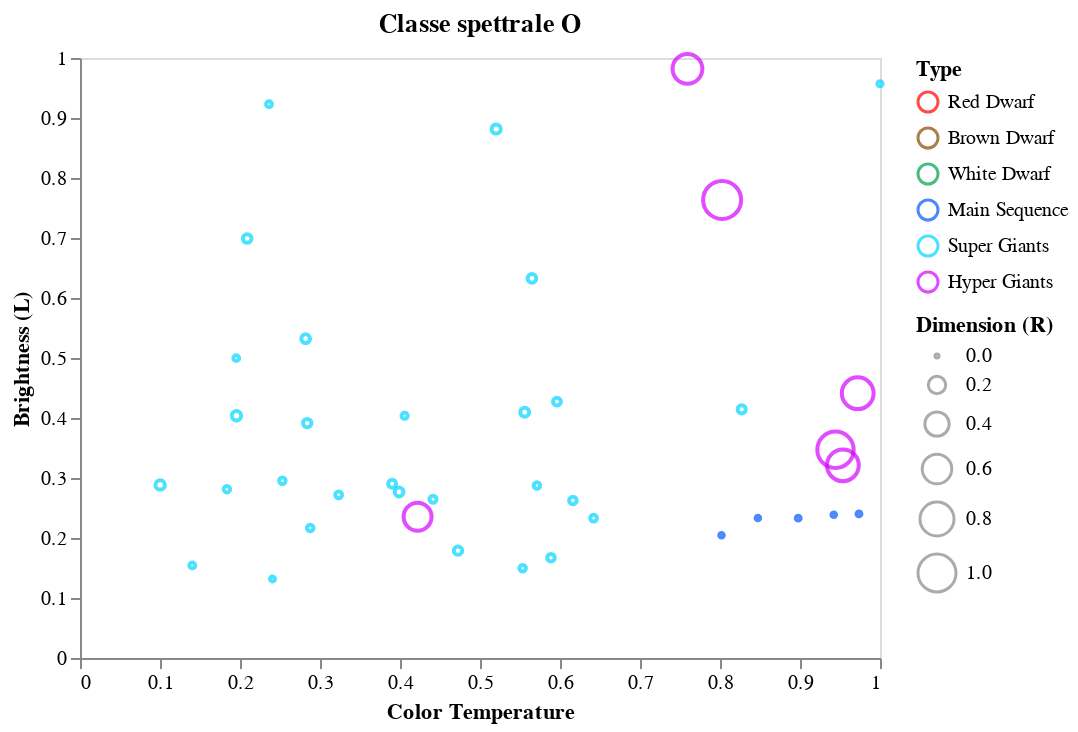

Source (notebook cell):
### Code cell
data = dataset[dataset['Spectral_Class'] == 'O']

dom = ['Red Dwarf', 'Brown Dwarf', 'White Dwarf', 'Main Sequence', 'Super Giants', 'Hyper Giants']
rng = ['#fc0000', '#874701', '#029c49', '#0055ff', '#00d5ff', '#d400ff']

alt.Chart(data, title = "Classe spettrale O").mark_point().encode( 
    
    x = alt.X('Temperature',
         scale = alt.Scale(domain = (min(dataset.Temperature), max(dataset.Temperature))),
         axis = alt.Axis(format='K', title='Color Temperature', grid = False)
         ),
    
    y = alt.Y('L',
         scale = alt.Scale(domain = (min(dataset.L), max(dataset.L))),
         axis = alt.Axis(format='K', title='Brightness (L)', grid = False)
         ),
    
    size = alt.Size('R', 
                    scale = alt.Scale(domain = [0, 1]), 
                    legend = alt.Legend(title = 'Dimension (R)')
                   ),
    
    color = alt.Color('Type', scale=alt.Scale(domain=dom, range=rng)
                     )
    
)

### Figure 1 — Vega-Lite specification as saved in the notebook (floating-point values rounded to 4 significant figures)
{"config": {"view": {"continuousWidth": 400, "continuousHeight": 300}}, "data": {"name": "data-7e414a69e300ed81245f565c8c9fa314"}, "mark": "point", "encoding": {"color": {"type": "nominal", "field": "Type", "scale": {"domain": ["Red Dwarf", "Brown Dwarf", "White Dwarf", "Main Sequence", "Super Giants", "Hyper Giants"], "range": ["#fc0000", "#874701", "#029c49", "#0055ff", "#00d5ff", "#d400ff"]}}, "size": {"type": "quantitative", "field": "R", "legend": {"title": "Dimension (R)"}, "scale": {"domain": [0, 1]}}, "x": {"type": "quantitative", "axis": {"format": "K", "grid": false, "title": "Color Temperature"}, "field": "Temperature", "scale": {"domain": [0.0, 1.0]}}, "y": {"type": "quantitative", "axis": {"format": "K", "grid": false, "title": "Brightness (L)"}, "field": "L", "scale": {"domain": [0.0, 1.0]}}}, "title": "Classe spettrale O", "$schema": "https://vega.github.io/schema/vega-lite/v4.8.1.json", "datasets": {"data-7e414a69e300ed81245f565c8c9fa314": [{"Temperature": 0.9737, "L": 0.2402, "R": 0.005436, "A_M": 0.2258, "Color": "Blue", "Spectral_Class": "O", "Type": "Main Sequence"}, {"Temperature": 0.8977, "L": 0.2331, "R": 0.005231, "A_M": 0.2351, "Color": "Blue", "Spectral_Class": "O", "Type": "Main Sequence"}, {"Temperature": 1.0, "L": 0.9571, "R": 0.007181, "A_M": 0.1779, "Color": "Blue", "Spectral_Class": "O", "Type": "Super Giants"}, {"Temperature": 0.5533, "L": 0.1495, "R": 0.01847, "A_M": 0.1926, "Color": "Blue", "Spectral_Class": "O", "Type": "Super Giants"}, {"Temperature": 0.3989, "L": 0.2767, "R": 0.04259, "A_M": 0.1573, "Color": "Blue", "Spectral_Class": "O", "Type": "Super Giants"}, {"Temperature": 0.2406, "L": 0.1319, "R": 0.006154, "A_M": 0.1879, "Color": "Blue", "Spectral_Class": "O", "Type": "Super Giants"}, {"Temperature": 0.3233, "L": 0.272, "R": 0.02155, "A_M": 0.1814, "Color": "Blue", "Spectral_Class": "O", "Type": "Super Giants"}, {"Temperature": 0.5962, "L": 0.4274, "R": 0.03233, "A_M": 0.1904, "Color": "Blue", "Spectral_Class": "O", "Type": "Super Giants"}, {"Temperature": 0.2878, "L": 0.2166, "R": 0.01847, "A_M": 0.1745, "Color": "Blue", "Spectral_Class": "O", "Type": "Super Giants"}, {"Temperature": 0.5887, "L": 0.1672, "R": 0.02925, "A_M": 0.1776, "Color": "Blue", "Spectral_Class": "O", "Type": "Super Giants"}, {"Temperature": 0.8271, "L": 0.4144, "R": 0.03438, "A_M": 0.1917, "Color": "Blue", "Spectral_Class": "O", "Type": "Super Giants"}, {"Temperature": 0.9422, "L": 0.2389, "R": 0.003516, "A_M": 0.2301, "Color": "Blue", "Spectral_Class": "O", "Type": "Main Sequence"}, {"Temperature": 0.6161, "L": 0.2625, "R": 0.02925, "A_M": 0.1876, "Color": "Blue", "Spectral_Class": "O", "Type": "Super Giants"}, {"Temperature": 0.253, "L": 0.2955, "R": 0.01847, "A_M": 0.1775, "Color": "Blue", "Spectral_Class": "O", "Type": "Super Giants"}, {"Temperature": 0.2821, "L": 0.5321, "R": 0.04259, "A_M": 0.197, "Color": "Blue", "Spectral_Class": "O", "Type": "Super Giants"}, {"Temperature": 0.1002, "L": 0.2884, "R": 0.04978, "A_M": 0.1654, "Color": "Blue", "Spectral_Class": "O", "Type": "Super Giants"}, {"Temperature": 0.1836, "L": 0.2814, "R": 0.01796, "A_M": 0.1432, "Color": "Blue", "Spectral_Class": "O", "Type": "Super Giants"}, {"Temperature": 0.1404, "L": 0.1542, "R": 0.01231, "A_M": 0.147, "Color": "Blue", "Spectral_Class": "O", "Type": "Super Giants"}, {"Temperature": 0.4725, "L": 0.1789, "R": 0.03746, "A_M": 0.1948, "Color": "Blue", "Spectral_Class": "O", "Type": "Super Giants"}, {"Temperature": 0.642, "L": 0.2331, "R": 0.02001, "A_M": 0.1904, "Color": "Blue", "Spectral_Class": "O", "Type": "Super Giants"}, {"Temperature": 0.4058, "L": 0.4037, "R": 0.01539, "A_M": 0.1823, "Color": "Blue", "Spectral_Class": "O", "Type": "Super Giants"}, {"Temperature": 0.1953, "L": 0.4998, "R": 0.01231, "A_M": 0.1854, "Color": "Blue", "Spectral_Class": "O", "Type": "Super Giants"}, {"Temperature": 0.422, "L": 0.2355, "R": 0.5363, "A_M": 0.1132, "Color": "Blue", "Spectral_Class": "O", "Type": "Hyper Giants"}, {"Temperature": 0.8474, "L": 0.2333, "R": 0.003275, "A_M": 0.2298, "Color": "Blue", "Spectral_Class": "O", "Type": "Main Sequence"}, {"Temperature": 0.8019, "L": 0.2046, "R": 0.003197, "A_M": 0.2364, "Color": "Blue", "Spectral_Class": "O", "Type": "Main Sequence"}, {"Temperature": 0.5712, "L": 0.2876, "R": 0.01796, "A_M": 0.1767, "Color": "Blue", "Spectral_Class": "O", "Type": "Super Giants"}, {"Temperature": 0.284, "L": 0.3915, "R": 0.039, "A_M": 0.1532, "Color": "Blue", "Spectral_Class": "O", "Type": "Super Giants"}, {"Temperature": 0.1956, "L": 0.4037, "R": 0.05029, "A_M": 0.1545, "Color": "Blue", "Spectral_Class": "O", "Type": "Super Giants"}, {"Temperature": 0.5649, "L": 0.6327, "R": 0.04157, "A_M": 0.1859, "Color": "Blue", "Spectral_Class": "O", "Type": "Super Giants"}, {"Temperature": 0.3901, "L": 0.2905, "R": 0.03182, "A_M": 0.1742, "Color": "Blue", "Spectral_Class": "O", "Type": "Super Giants"}, {"Temperature": 0.4413, "L": 0.2646, "R": 0.0236, "A_M": 0.1398, "Color": "Blue", "Spectral_Class": "O", "Type": "Super Giants"}, {"Temperature": 0.209, "L": 0.6992, "R": 0.04105, "A_M": 0.1457, "Color": "Blue", "Spectral_Class": "O", "Type": "Super Giants"}, {"Temperature": 0.2362, "L": 0.9229, "R": 0.01283, "A_M": 0.1781, "Color": "Blue", "Spectral_Class": "O", "Type": "Super Giants"}, {"Temperature": 0.5558, "L": 0.4095, "R": 0.04413, "A_M": 0.1881, "Color": "Blue", "Spectral_Class": "O", "Type": "Super Giants"}, {"Temperature": 0.5202, "L": 0.8816, "R": 0.04721, "A_M": 0.143, "Color": "Blue", "Spectral_Class": "O", "Type": "Super Giants"}, {"Temperature": 0.9536, "L": 0.3212, "R": 0.6959, "A_M": 0.08224, "Color": "Blue", "Spectral_Class": "O", "Type": "Hyper Giants"}, {"Temperature": 0.8027, "L": 0.7634, "R": 1.0, "A_M": 0.03377, "Color": "Blue", "Spectral_Class": "O", "Type": "Hyper Giants"}, {"Temperature": 0.9721, "L": 0.4413, "R": 0.6959, "A_M": 0.06223, "Color": "Blue", "Spectral_Class": "O", "Type": "Hyper Giants"}, {"Temperature": 0.7593, "L": 0.9819, "R": 0.6128, "A_M": 0.04034, "Color": "Blue", "Spectral_Class": "O", "Type": "Hyper Giants"}, {"Temperature": 0.9444, "L": 0.3472, "R": 0.9151, "A_M": 0.1288, "Color": "Blue", "Spectral_Class": "O", "Type": "Hyper Giants"}]}}
